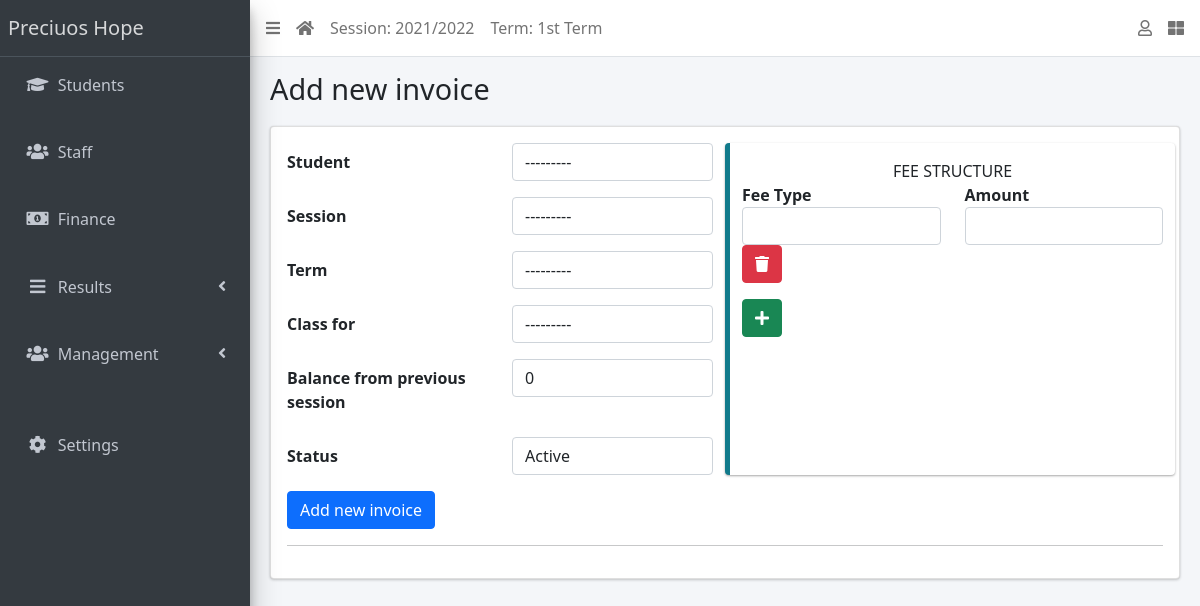
Page /finance/create/ (signed in) on the committed database.
### apps/management/models.py (models this page shows, shortened)
class AcademicSession(models.Model):
    name = models.CharField(max_length=200, unique=True)
    current = models.BooleanField(default=True)
    created_by = models.ForeignKey(settings.AUTH_USER_MODEL, on_delete=models.DO_NOTHING, null=True)
    class Meta:
        ordering = ['name']
    def __str__(self):
        return self.name

class AcademicTerm(models.Model):
    name = models.CharField(max_length=20, unique=True)
    guide = models.ForeignKey(Staff, on_delete=models.CASCADE, null=True, default=None)
    current = models.BooleanField(default=True)
    created_by = models.ForeignKey(settings.AUTH_USER_MODEL, on_delete=models.DO_NOTHING, null=True)
    class Meta:
        ordering = ['name']
    def __str__(self):
        return self.name

class SiteConfig(models.Model):
    key = models.SlugField()
    value = models.CharField(max_length=250)

### apps/finance/views.py (the view, shortened to what this page needs)
# urls.py: path("create/", InvoiceCreateView.as_view(), name="invoice-create"),
class InvoiceCreateView(LoginRequiredMixin, CreateView):
    model = Invoice
    fields = "__all__"
    success_url = "/finance/list"
    def get_context_data(self, **kwargs):
        context = super(InvoiceCreateView, self).get_context_data(**kwargs)
        if self.request.POST:
            context["items"] = InvoiceItemFormSet(self.request.POST, prefix="invoiceitem_set")
        else:
            context["items"] = InvoiceItemFormSet(prefix="invoiceitem_set")
        return context

### apps/management/context_processors.py (called while the page is built)
def site_defaults(request):
    current_session = AcademicSession.objects.get(current=True)
    current_term = AcademicTerm.objects.get(current=True)
    vals = SiteConfig.objects.all()
    context = {
        'current_session': current_session.name,
        'current_term': current_term.name
    }
    for val in vals:
        context[val.key] = val.value
    return context

### apps/management/models.py (called while the page is built)
    def __str__(self):
        return self.name

### apps/students/models.py (called while the page is built)
    def __str__(self):
        return f"{self.last_name} {self.surname} {self.first_name}  ({self.registration_number})"

### apps/finance/templates/finance/invoice_form.html (shortened to what this page needs)
{% extends 'base.html' %}
{% load widget_tweaks %}
{% block title %}
{% if object %}
Update invoice {{ object }}
{% else %}
Add new invoice
{% endif %}
{% endblock title %}
{% block content %}
<form method="POST">
  <div class="row">
    <div class="col-sm-6">
      {% for field in form %}
      <div class="form-group row">
        <label class="col col-form-label" for="{{ field.auto_id }}">
          {{ field.label }}
        </label>
        <div class="col">
          {{ field | add_class:"form-control"}}
        </div>
      </div>
      {% endfor %}
    </div>
    <div class="col-sm-6 callout callout-info">
      <div class="text-center">FEE STRUCTURE</div>
      <div class="row">
        <div class="col"><strong>Fee Type</strong></div>
        <div class="col"><strong>Amount</strong></div>
      </div>
      {% for item in items %}
      <div class="form-group row items-group">
        <div class="col">{{ item.description | add_class:"form-control"}}</div>
        <div class="col">{{ item.amount | add_class:"form-control"}}</div>
      </div>
      {% endfor %}
    </div>
  </div>
  {% if object %}
  <input type="submit" class="btn btn-primary" value="Update Record">
  {% else %}
  <input type="submit" class="btn btn-primary" value="Add new invoice">
  {% endif %}
</form>
<hr>
{% endblock content %}

### templates/base.html (shortened to what this page needs)
{% load static %}
<!DOCTYPE html>
<html lang="en">
<head>
  <link rel="stylesheet" href="{% static 'plugins/fontawesome-free/css/all.min.css' %}">
  <link rel="stylesheet" href="{% static 'plugins/toastr/toastr.min.css' %}">
  <link rel="stylesheet"
    href="{% static 'plugins/overlayScrollbars/css/OverlayScrollbars.min.css' %}">
  <link rel="stylesheet" href="{% static 'plugins/Datatables/datatables.min.css' %}" />
  <link rel="stylesheet" href="{% static 'dist/css/adminlte.min.css' %}">
  <link href="https://cdn.jsdelivr.net/npm/bootstrap@5.1.1/dist/css/bootstrap.min.css" rel="stylesheet">
</head>
<body
  class="hold-transition sidebar-mini layout-fixed layout-navbar-fixed layout-footer-fixed">
  <div class="wrapper">
    <nav class="main-header navbar navbar-expand navbar-white navbar-light">
      <ul class="navbar-nav">
        <li class="nav-item">
          <a class="nav-link" data-widget="pushmenu" href="#" role="button"><i
              class="fas fa-bars"></i></a>
        </li>
        <li class="nav-item d-none d-sm-inline-block">
          <a href="{% url 'home' %} " class="nav-link"><i class="fa fa-home"></i></a>
        </li>
        <li class="nav-item d-none d-sm-inline-block">
          <a href="{% url 'current-session' %}" class="nav-link">Session: {{ current_session }}</a>
        </li>
        <li class="nav-item d-none d-sm-inline-block">
          <a href="{% url 'current-session' %}" class="nav-link">Term: {{ current_term }}</a>
        </li>
      </ul>
      <ul class="navbar-nav ml-auto">
        <li class="nav-item dropdown">
          <a class="nav-link" data-toggle="dropdown" href="#">
            <i class="far fa-user"></i>
          </a>
        </li>
        <li class="nav-item">
          <a class="nav-link" data-widget="control-sidebar" data-slide="true"
            href="#" role="button"><i class="fas fa-th-large"></i></a>
        </li>
      </ul>
    </nav>
    <aside class="main-sidebar sidebar-dark-primary elevation-4">
      <a href="{% url 'home' %}" class="brand-link">{{ school_name | default:"School" }}</a>
      <div class="sidebar">
        <nav class="mt-2">
          <ul class="nav nav-pills nav-sidebar flex-column"
            data-widget="treeview" role="menu" data-accordion="false">
            <li class="nav-item">
              <a href="{% url 'student-list' %}" class="nav-link">
                <i class="nav-icon fas fa-graduation-cap"></i>
                <p>
                  Students
                </p>
              </a>
            </li>
            <br>
            <li class="nav-item">
              <a href="{% url 'staff-list' %}" class="nav-link">
                <i class="nav-icon fas fa-users"></i>
                <p>
                  Staff
                </p>
              </a>
            </li>
            <br>
            <li class="nav-item">
              <a href="{% url 'invoice-list' %}" class="nav-link">
                <i class="nav-icon fas fa-money-bill-alt"></i>
                <p>
                  Finance
                </p>
              </a>
            </li>
            <br>
            <li class="nav-item has-treeview">
              <a href="#" class="nav-link">
                <i class="nav-icon fas fa-bars"></i>
                <p>
                  Results
                  <i class="fas fa-angle-left right"></i>
                </p>
              </a>
            </li>
            <br>
            <li class="nav-item has-treeview">
              <a href="#" class="nav-link">
                <i class="nav-icon fas fa-users"></i>
                <p>
                  Management
                  <i class="fas fa-angle-left right"></i>
                </p>
              </a>
            </li>
            <br>
            <br>
            <li class="nav-item">
              <a href="{% url 'configs' %}" class="nav-link">
                <i class="nav-icon fas fa-cog"></i>
                <p>
                  Settings
                </p>
              </a>
            </li>
          </ul>
        </nav>
      </div>
    </aside>
    <div class="content-wrapper">
      <section class="content-header">
        <div class="container-fluid">
          <div class="row mb-1">
            <div class="col-sm-8">
              <h1>{% block title %}{% endblock title %}</h1>
            </div>
            <div class="col-sm-4">
            </div>
          </div>
        </div>
      </section>
      <section class="content">
        <div class="container-fluid">
          <div class="row">
            <div class="col-md-12">
              {% block fullcard %}
              <div class="card">
                <div class="card-body">
                  <div class="row">
                    <div class="col">
                      {% block content %}
                      {% endblock content %}
                    </div>
                  </div>
                </div>
              </div>
              {% endblock fullcard %}
            </div>
          </div>
        </div>
      </section>
    </div>
  </div>
</body>
</html>

### rows in the picture
AcademicSession: name "2021/2022"
AcademicTerm: name "1st Term"
SiteConfig: value "Preciuos Hope"

### other values in the picture
{{ field.label }} "Student" "Session" "Term" "Class for" "Balance from previous session" "Status"
